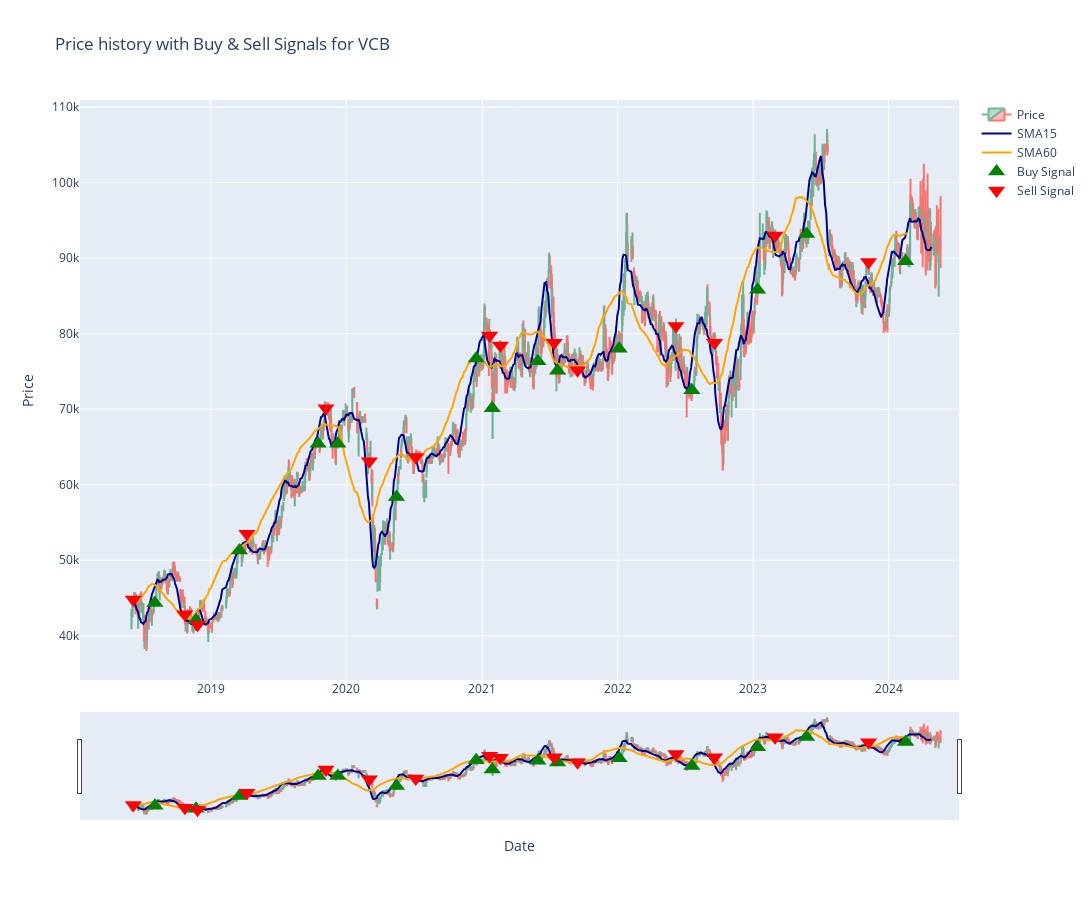

Notebook source saved alongside this figure:
### Code cell
VCB_df = VCB_raw_df
# Chuyển cột 'Date' thành index
VCB_df = VCB_df.set_index(pd.DatetimeIndex(VCB_df['Date'].values))

def SMA(df, period=30, column="Price"):
    return df[column].rolling(window=period).mean()

# Tính toán SMA và tạo tín hiệu mua/bán
VCB_df['SMA15'] = SMA(VCB_df, period=15, column='Price')
VCB_df['SMA60'] = SMA(VCB_df, period=60, column='Price')

VCB_df['Signal'] = np.where(VCB_df["SMA15"] < VCB_df["SMA60"], 1, 0)
VCB_df['Position'] = VCB_df['Signal'].diff()

VCB_df['Buy'] = np.where(VCB_df['Position'] == 1, VCB_df['Price'], np.nan)
VCB_df['Sell'] = np.where(VCB_df['Position'] == -1, VCB_df['Price'], np.nan)

# Tạo biểu đồ nến và điểm mua/bán
fig = go.Figure()

# Nến
fig.add_trace(go.Candlestick(x=VCB_df.index,
                             open=VCB_df['Open'],
                             high=VCB_df['High'],
                             low=VCB_df['Low'],
                             close=VCB_df['Price'],
                             name='Price',
                             opacity=0.7))

# Đường SMA20 (màu xanh dương)
fig.add_trace(go.Scatter(x=VCB_df.index,
                         y=VCB_df['SMA15'],
                         mode='lines',
                         name='SMA15',
                         line=dict(color='darkblue'))) 

# Đường SMA50 (màu cam)
fig.add_trace(go.Scatter(x=VCB_df.index,
                         y=VCB_df['SMA60'],
                         mode='lines',
                         name='SMA60',
                         line=dict(color='orange')))

# Điểm mua
fig.add_trace(go.Scatter(x=VCB_df.index[VCB_df['Position'] == 1],
                         y=VCB_df['Price'][VCB_df['Position'] == 1],
                         mode='markers',
                         marker=dict(symbol='triangle-up', color='green', size=15),
                         name='Buy Signal'))

# Điểm bán
fig.add_trace(go.Scatter(x=VCB_df.index[VCB_df['Position'] == -1],
                         y=VCB_df['Price'][VCB_df['Position'] == -1],
                         mode='markers',
                         marker=dict(symbol='triangle-down', color='red', size=15),
                         name='Sell Signal'))

# Cài đặt layout cho biểu đồ
fig.update_layout(title='Price history with Buy & Sell Signals for VCB',
                  xaxis_title='Date',
                  yaxis_title='Price',
                  width=1400,  # Đặt chiều rộng của biểu đồ
                  height=900)  # Đặt chiều cao của biểu đồ

fig.show()

### Figure 1 — Plotly figure (JSON) as saved in the notebook; plotly's stock layout.template omitted (floating-point values rounded to 4 significant figures; data arrays with more than 128 entries replaced by an {"elided": "..."} marker saying what was removed)
{"data": [{"close": {"elided": "1491 int values"}, "high": {"elided": "1491 int values"}, "low": {"elided": "1491 int values"}, "name": "Price", "opacity": 0.7, "open": {"elided": "1491 int values"}, "type": "candlestick", "x": {"elided": "1491 str values"}}, {"line": {"color": "darkblue"}, "mode": "lines", "name": "SMA15", "type": "scatter", "x": {"elided": "1491 str values"}, "y": {"elided": "1491 float values"}}, {"line": {"color": "orange"}, "mode": "lines", "name": "SMA60", "type": "scatter", "x": {"elided": "1491 str values"}, "y": {"elided": "1491 float values"}}, {"marker": {"color": "green", "size": 15, "symbol": "triangle-up"}, "mode": "markers", "name": "Buy Signal", "type": "scatter", "x": ["2024-02-16T00:00:00", "2023-05-25T00:00:00", "2023-01-13T00:00:00", "2022-07-20T00:00:00", "2022-01-05T00:00:00", "2021-07-23T00:00:00", "2021-05-31T00:00:00", "2021-01-28T00:00:00", "2020-12-16T00:00:00", "2020-05-15T00:00:00", "2019-12-09T00:00:00", "2019-10-17T00:00:00", "2019-03-19T00:00:00", "2018-11-22T00:00:00", "2018-08-03T00:00:00"], "y": [89600, 93200, 85800, 72500, 78000, 75096, 76335, 70142, 76716, 58363, 65427, 65427, 51298, 42082, 44353]}, {"marker": {"color": "red", "size": 15, "symbol": "triangle-down"}, "mode": "markers", "name": "Sell Signal", "type": "scatter", "x": ["2023-11-08T00:00:00", "2023-03-01T00:00:00", "2022-09-19T00:00:00", "2022-06-07T00:00:00", "2021-09-15T00:00:00", "2021-07-14T00:00:00", "2021-02-19T00:00:00", "2021-01-21T00:00:00", "2020-07-06T00:00:00", "2020-03-03T00:00:00", "2019-11-07T00:00:00", "2019-04-08T00:00:00", "2018-11-26T00:00:00", "2018-10-23T00:00:00", "2018-06-06T00:00:00"], "y": [89500, 93000, 78800, 81000, 75174, 78813, 78425, 79742, 63661, 63124, 70112, 53525, 41468, 42850, 44808]}], "layout": {"height": 900, "title": {"text": "Price history with Buy & Sell Signals for VCB"}, "width": 1400, "xaxis": {"title": {"text": "Date"}}, "yaxis": {"title": {"text": "Price"}}}}
